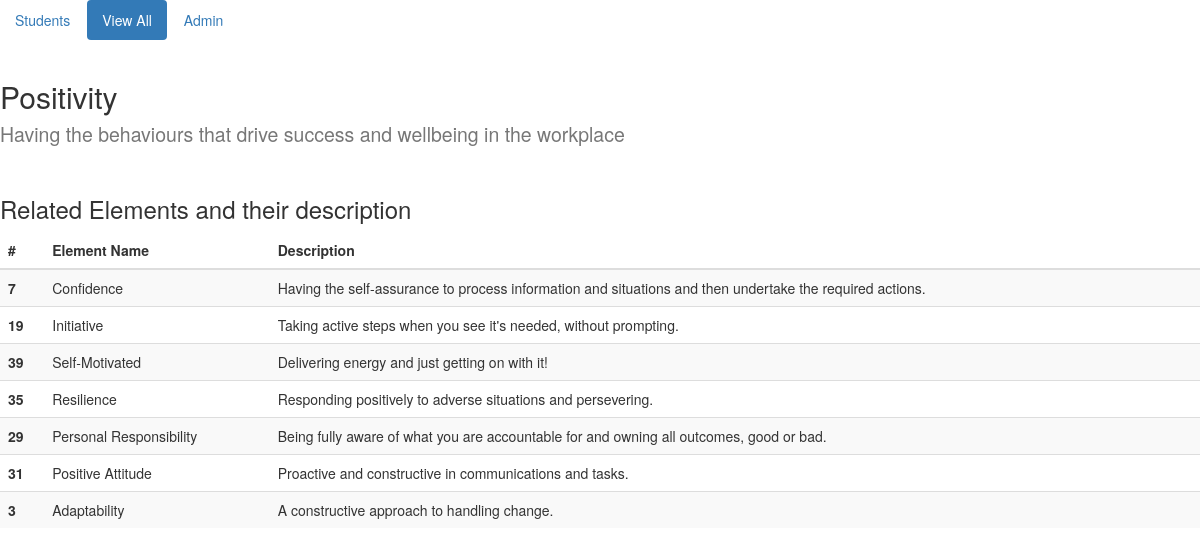
/description_theme.php?id=1, run on the app's committed database.
### tables this page shows
CREATE TABLE `theme` (
  `id` int(11) NOT NULL,
  `theme_id` varchar(4) DEFAULT NULL,
  `themename` varchar(128) DEFAULT NULL,
  `explanation` varchar(300) DEFAULT NULL,
  `elements` varchar(200) DEFAULT NULL
);

CREATE TABLE `element` (
  `id` int(11) NOT NULL,
  `elementname` varchar(200) DEFAULT NULL,
  `description` varchar(800) DEFAULT NULL
);

### description_theme.php (the view, shortened to what this page needs)
<?php
    include "header.php";
    include "db.php";
?>
<!DOCTYPE html>
<head>
</head>
<body>
    <nav>
        <ul class="nav nav-pills">
            <li>
                <a href="view_students.php"> Students </a>
            </li>
            <li class="active">
                <a href="view_all.php"> View All </a>
            </li>
            <li>
                <a href="admin_login.php"> Admin </a>
            </li>
        </ul>
    </nav>
    <br>
    <?php
        $id = $_SESSION['themeID'];
        $stmt = $conn->prepare("SELECT themename, explanation, elements FROM theme WHERE id = '$id'");
        $stmt->execute();
        $stmt->bind_result($name, $exp, $elements);
        while ($stmt->fetch()) {
            $name = htmlentities($name);
            $exp = htmlentities($exp);
            echo "<h2> $name";
            echo "<br>";
            echo "<small> $exp </small> </h2>";
        }
    ?>
    <br>
    <h3> Related Elements and their description </h3>
    <div id="element_table">
        <table class="table table-striped">
            <thead>
                <tr>
                    <th scope="col">
                        #
                    </th>
                    <th scope="col">
                        Element Name
                    </th>
                    <th scope="col">
                        Description
                    </th>
                </tr>
            </thead>
            <tbody>
                <?php
                    $elements = $_SESSION['elements'];
                    $elem = explode(",", $elements);
                    $counter = 0;
                    while ($counter != count($elem)) {
                        $stmt = $conn->prepare("SELECT id, elementname, description FROM element WHERE id = '$elem[$counter]'");
                        $stmt->execute();
                        $stmt->bind_result($id, $name, $desc);
                        while ($stmt->fetch()) {
                            $id = htmlentities($id);
                            $name = htmlentities($name);
                            $desc = htmlentities($desc);
                            echo "<tr>";
                                echo "<th scope=\"row\"> $id </th>";
                                echo "<td> $name </td>";
                                echo "<td> $desc </td>";
                            echo "</tr>";
                        }
                        $counter++;
                    }
                ?>
            </tbody>
        </table>
    </div>
</body>

### data on the page
theme: themename "Positivity", explanation "Having the behaviours that drive success and wellbeing in the workplace"
element: id "7", elementname "Confidence", description "Having the self-assurance to process information and situations and then undertake the required actions."
element: id "19", elementname "Initiative", description "Taking active steps when you see it's needed, without prompting."
element: id "39", elementname "Self-Motivated", description "Delivering energy and just getting on with it!"
element: id "35", elementname "Resilience", description "Responding positively to adverse situations and persevering."
element: id "29", elementname "Personal Responsibility", description "Being fully aware of what you are accountable for and owning all outcomes, good or bad."
element: id "31", elementname "Positive Attitude", description "Proactive and constructive in communications and tasks."
element: id "3", elementname "Adaptability", description "A constructive approach to handling change."
